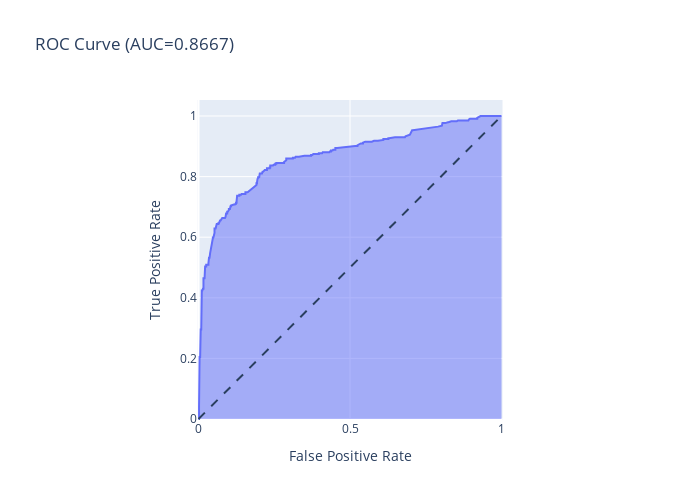

The notebook cell saved with this chart:
### Code cell
roc(model, original_X[selected_features], original_y).show()

### Figure 1 — Plotly figure (JSON) as saved in the notebook; plotly's stock layout.template omitted (floating-point values rounded to 4 significant figures; data arrays with more than 128 entries replaced by an {"elided": "..."} marker saying what was removed)
{"data": [{"hovertemplate": "False Positive Rate=%{x}<br>True Positive Rate=%{y}<extra></extra>", "legendgroup": "", "line": {"color": "#636efa"}, "mode": "lines", "name": "", "orientation": "v", "showlegend": false, "stackgroup": "1", "type": "scatter", "x": {"elided": "274 float values"}, "xaxis": "x", "y": {"elided": "274 float values"}, "yaxis": "y"}], "layout": {"height": 500, "legend": {"tracegroupgap": 0}, "shapes": [{"line": {"dash": "dash"}, "type": "line", "x0": 0, "x1": 1, "y0": 0, "y1": 1}], "title": {"text": "ROC Curve (AUC=0.8667)"}, "width": 700, "xaxis": {"anchor": "y", "constrain": "domain", "domain": [0, 1], "title": {"text": "False Positive Rate"}}, "yaxis": {"anchor": "x", "domain": [0, 1], "scaleanchor": "x", "scaleratio": 1, "title": {"text": "True Positive Rate"}}}}
